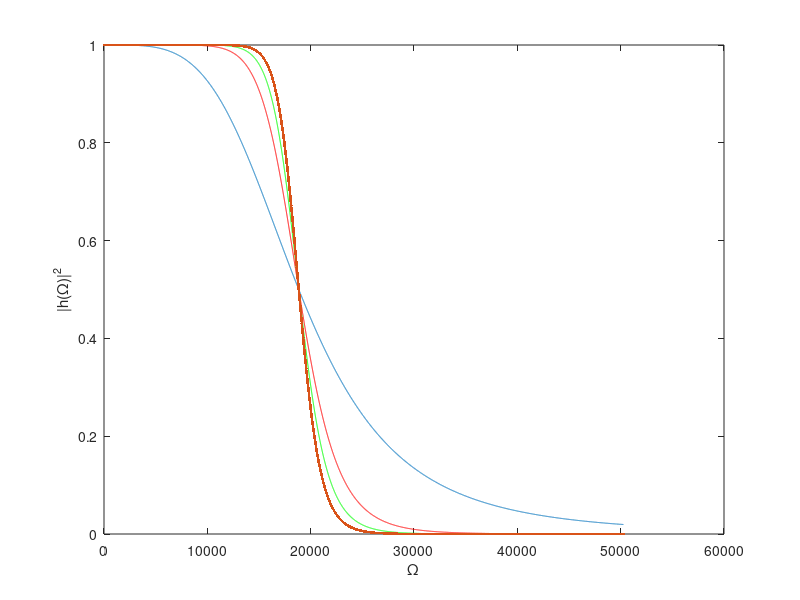

Write the MATLAB code that produced this figure.
clc;clear;close all;
f=0:8000;
w=2*pi*f;
fc1=3000;
wc1=2*pi*fc1;
n1=2;
n2=5;
n3=7;
n4=9;
h1=1./(1+power((w./wc1),2*n1));
h2=1./(1+power((w./wc1),2*n2));
h3=1./(1+power((w./wc1),2*n3));
h4=1./(1+power((w./wc1),2*n4));
plot(w,h1)
hold on;
plot(w,h2,'r')
hold on;
plot(w,h3,'g')
hold on;
plot(w,h4,'.')
xlabel('\Omega')
ylabel('|h(\Omega)|^2')

